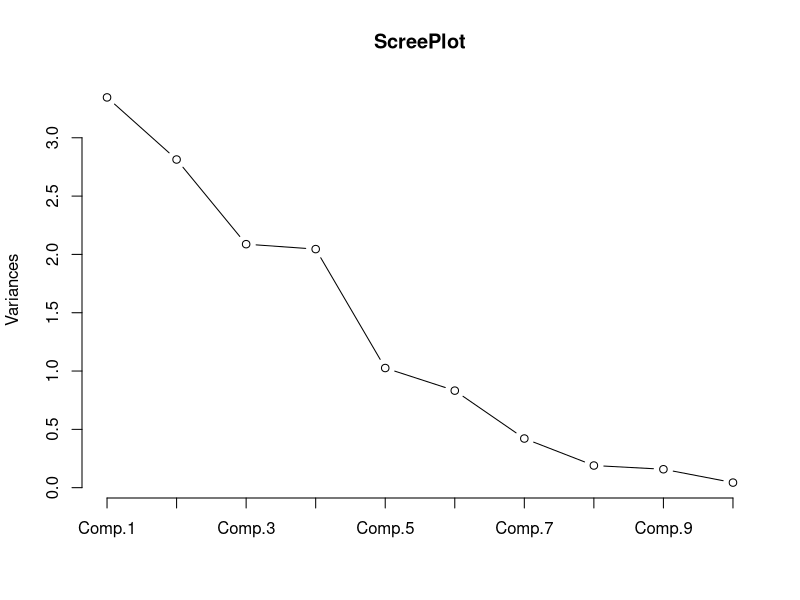
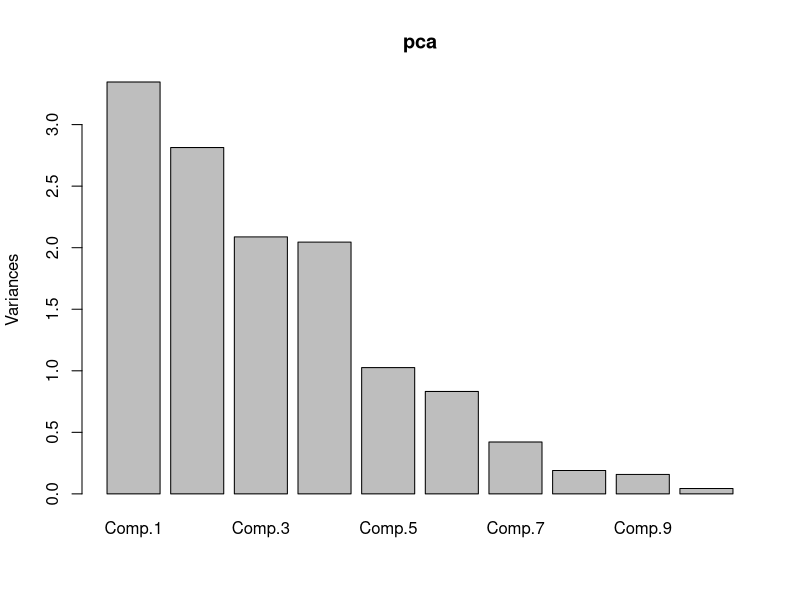
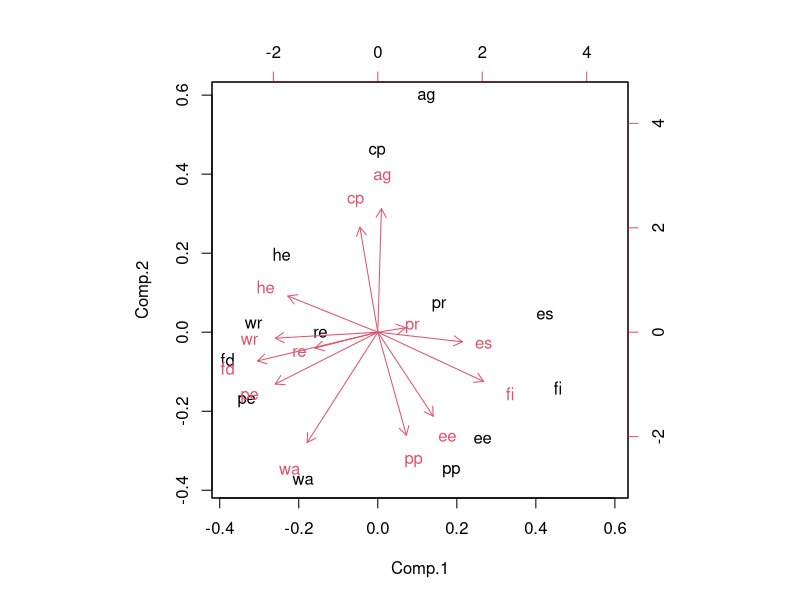

Here is the R script that generated these plots, in order:
#Factor Analysis steps
setwd("~/helloR") #set directory
qa = read.csv("questionnaire_coded.csv") #read csv file
cm <- cor(qa) #calculate correlation matrix from questionnaire answers
pca <- princomp(cm, scores=TRUE, cor=TRUE) #principal component analysis from correlation matrix
summary(pca) #show "Importance of components", eigenvalue on top, standard deviation, cumulative explanative power
screeplot(pca, type="line", main="ScreePlot") #draws a graph to help deciding the number of factors
ve <- cbind(qa) #make vectors out of each line of answers in the table
fa2 <- factanal(ve, factor=2, rotation="varimax", scores="regression") #run analysis with 2 factors
fa2 #show the results
fa4 <- factanal(ve, factor=4, rotation="varimax", scores="regression") #with 4 factors
fa4

#Other learnings
#tutorial video to follow: https://www.youtube.com/watch?v=Od8gfNOOS9o
View(qa) #show csv file separately
cor(qa$ag, qa$fi) #calculate correlation between two questions. Results in [1] 0.02818612
plot(pca) #draws basic graphs for any purpose, eigenvalues for this
loadings(pca) #shows how components are different from each other. A way to think of what they could mean
pca$scores[1:5,] #shows how components score values in each question
biplot(pca) #draws a visual presentation of sorts to 2-D
fa4$loadings #show only the loadings table
fa4$uniquenesses #show how much uniqueness there was in the answers based on each question
